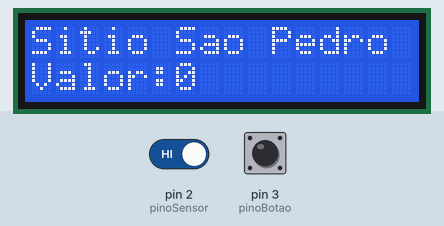
This sketch was run on a simulated Arduino Uno, built with avr-gcc and run on an emulated ATmega328P. On the bench: 16×2 character LCD. Inputs (shaded band) come from the test bench; at power-on: pin 3 (pinoBotao) LOW, pin 2 (pinoSensor) HIGH.

Above: at 1.2 s.
1.3 s: pin 3 (pinoBotao) pulled HIGH for 0.15 s
At 2.3 s:
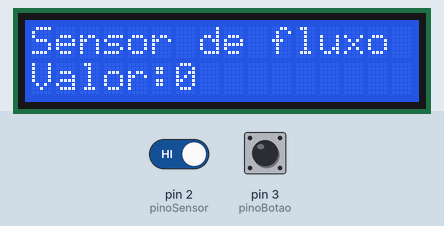
2.9 s: pin 2 (pinoSensor) driven LOW
At 3.4 s:
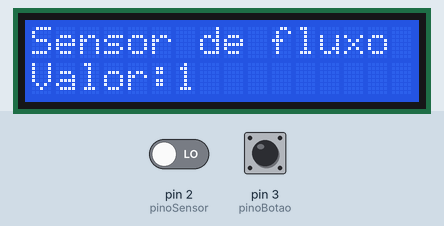
4.4 s: pin 2 (pinoSensor) driven HIGH and pin 3 (pinoBotao) driven HIGH
At 5.6 s:
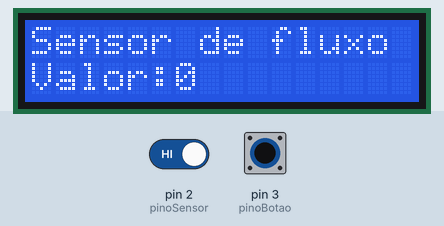
7.4 s: pin 3 (pinoBotao) driven LOW
8.9 s: pin 2 (pinoSensor) driven LOW and pin 3 (pinoBotao) driven HIGH
At 9.06 s:
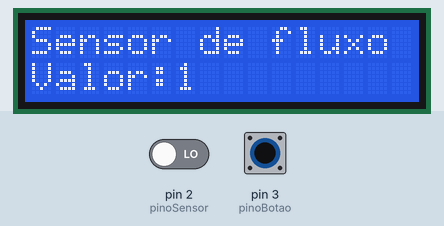
14.9 s: pin 3 (pinoBotao) driven LOW
Timing chart, 0 to 17.9 s (numbered marks = the images above; inputs shaded):
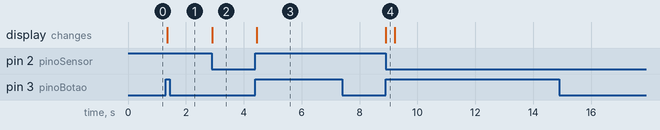

Measured:
- after the input at 1.3 s, the display: changes after 0.05 s (image 1)
- after the input at 2.9 s, the display: changes at once (image 2)
- after the input at 4.4 s, the display: changes at once (image 3)
- after the input at 7.4 s, every drawn part: stays the same
- after the input at 8.9 s, the display: changes at once (image 4)
- after the input at 14.9 s, every drawn part: stays the same

The sketch:

prod_leite.ino
```cpp
#include <Wire.h>
#include <LCD.h>
#include <LiquidCrystal_I2C.h>

LiquidCrystal_I2C	lcd(0x3F,2,1,0,4,5,6,7); // 0x27 is the I2C bus address for an unmodified module

float vazao = 0;
int i = 0;
unsigned long  tempoAnterior = 0;
unsigned long totalMililitros = 0;
unsigned int fluxoMiliLitros = 0;


int interupcaoSensor = 0;
byte pinoSensor      = 2;
byte pinoBotao       = 3;

float fatorCalibracao = 6;

volatile byte contaPulso;


void setup()
{
  Serial.begin(9600);
  lcd.setBacklightPin(3,POSITIVE);
  lcd.setBacklight(HIGH); // NOTE: You can turn the backlight off by setting it to LOW instead of HIGH
  lcd.begin(16, 2);
  lcd.clear();

  pinMode(pinoSensor, INPUT);
  pinMode(pinoBotao, INPUT);
  digitalWrite(pinoSensor, HIGH);

  contaPulso        = 0;
  vazao             = 0.0;
  totalMililitros   = 0;
  fluxoMiliLitros   = 0;
  tempoAnterior     = 0;

  lcd.setCursor(0, 0);
  lcd.print("Sitio Sao Pedro");             // Output separator

  attachInterrupt(interupcaoSensor, incpulso, FALLING);

}

void loop ()
{
  /*if((millis() - tempoAnterior) > 1000)    // Only process counters once per second
  {
    detachInterrupt(interupcaoSensor);

    vazao = ((1000.0 / (millis() - tempoAnterior)) * contaPulso) / fatorCalibracao;

    tempoAnterior = millis();

    fluxoMiliLitros = (vazao / 60) * 1000;

    totalMililitros += fluxoMiliLitros;

    contaPulso = 0;
    attachInterrupt(interupcaoSensor, incpulso, FALLING);
  }*/
  byte valor = digitalRead(pinoBotao);
  if (valor == HIGH) {
    contaPulso = 0;
    lcd.clear();
    lcd.setCursor(0, 0);
    lcd.print("Sensor de fluxo");
  }
  lcd.setCursor(0, 1);
  lcd.print("Valor:");
  lcd.setCursor(6, 1);
  lcd.print("         ");
  lcd.setCursor(6, 1);
  lcd.print(contaPulso);

}

void incpulso ()
{
 contaPulso++; //Incrementa a variável de pulsos
}
```
